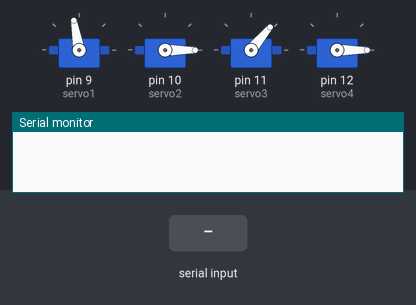
Bench run of a sketch on a simulated Arduino Uno, built with avr-gcc and run on an emulated ATmega328P. Parts: 4 × servo, the last lines printed to the serial monitor. The inputs (shaded band) are chosen by the test bench.

Above: at 1.2 s.
1.3 s: "A" received over Serial
At 2.4 s:
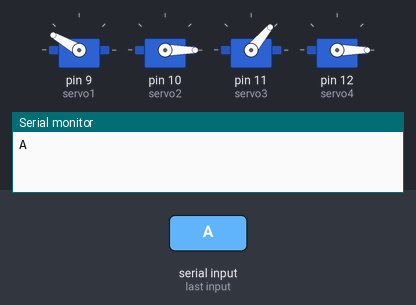
3.2 s: "B" received over Serial
At 5.4 s:
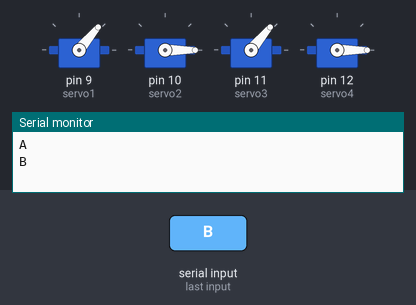
5.7 s: "C" received over Serial
At 8.4 s:
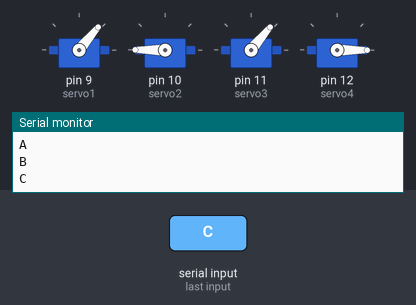
8.7 s: "D" received over Serial
At 8.85 s:
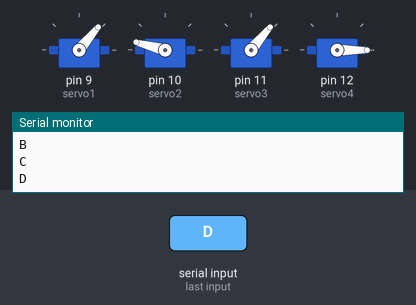
11.7 s: "G" received over Serial
At 12.9 s:
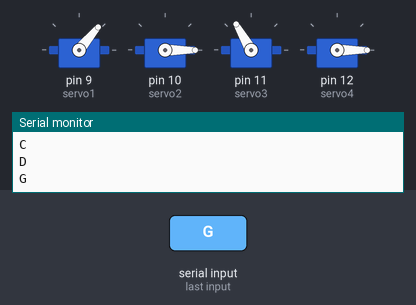
13.8 s: "J" received over Serial
At 13.95 s:
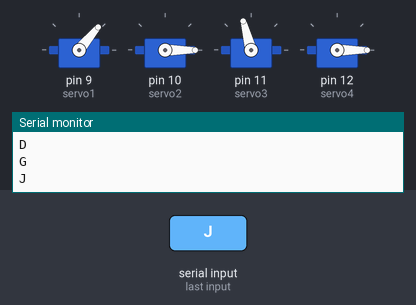
Timing chart, 0 to 16.8 s (numbered marks = the images above; inputs shaded):
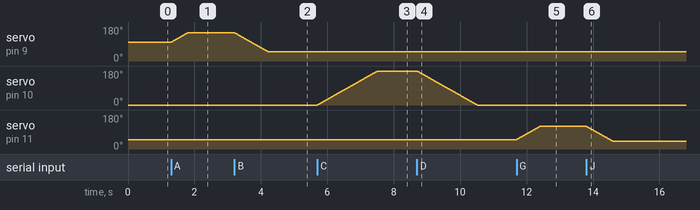

Measured:
- after the input at 1.3 s, servo on pin 9 (servo1): moves from 100° to 150° over 0.49 s, starting at once
- after the input at 3.2 s, servo on pin 9 (servo1): moves from 150° to 50° over 1.0 s, starting at once
- after the input at 5.7 s, servo on pin 10 (servo2): moves from 0° to 180° over 1.8 s, starting at once
- after the input at 8.7 s, servo on pin 10 (servo2): moves from 180° to 0° over 1.8 s, starting at once
- after the input at 11.7 s, servo on pin 11 (servo3): moves from 50° to 120° over 0.70 s, starting at once
- after the input at 13.8 s, servo on pin 11 (servo3): moves from 120° to 40° over 0.80 s, starting at once

The sketch:

Robotic_Arm_code.ino
```cpp
#include <Servo.h>

#define servo1 9
#define servo2 10
#define servo3 11
#define servo4 12
Servo mservo1, mservo2, mservo3, mservo4;
char Incoming_value = '0';
char usechar = '0';
char temp = '0';

int srv1 = 100;
int srv2 = 0;
int srv3 = 50;
int srv4 = 0;

void setup() {
  Serial.begin(9600);

  mservo1.attach(servo1);  // 150-50
  mservo2.attach(servo2);  // 0-180
  mservo3.attach(servo3);  // 40-120
  mservo4.attach(servo4);  // 0-35

  mservo1.write(srv1);  //up-down
  mservo2.write(srv2);  //left-right
  mservo3.write(srv3);  //forward-back
  mservo4.write(srv4);  //clamp
}

void loop() {
  if (Serial.available() > 0) {
    Incoming_value = Serial.read();
    Serial.println(Incoming_value);
    usechar = Incoming_value;
  }
  if (usechar == 'A') {
    if (srv1 < 150) {
      srv1++;
      mservo1.write(srv1);
      delay(10);
    }
  }

  if (usechar == 'B') {
    if (srv1 > 50) {
      srv1--;
      mservo1.write(srv1);
      delay(10);
    }
  }

  if (usechar == 'C') {
    if (srv2 < 180) {
      srv2++;
      mservo2.write(srv2);
      delay(10);
    }
  }

  if (usechar == 'D') {
    if (srv2 > 0) {
      srv2--;
      mservo2.write(srv2);
      delay(10);
    }
  }

  if (usechar == 'G') {
    if (srv3 < 120) {
      srv3++;
      mservo3.write(srv3);
      delay(10);
    }
  }

  if (usechar == 'J') {
    if (srv3 > 40) {
      srv3--;
      mservo3.write(srv3);
      delay(10);
    }
  }

  if (usechar == 'F') {
    if (srv4 < 35) {
      srv4++;
      mservo4.write(srv4);
      delay(10);
    }
  }

  if (usechar == 'I') {
    if (srv4 > 0) {
      srv4--;
      mservo4.write(srv4);
      delay(10);
    }
  }
}
```
